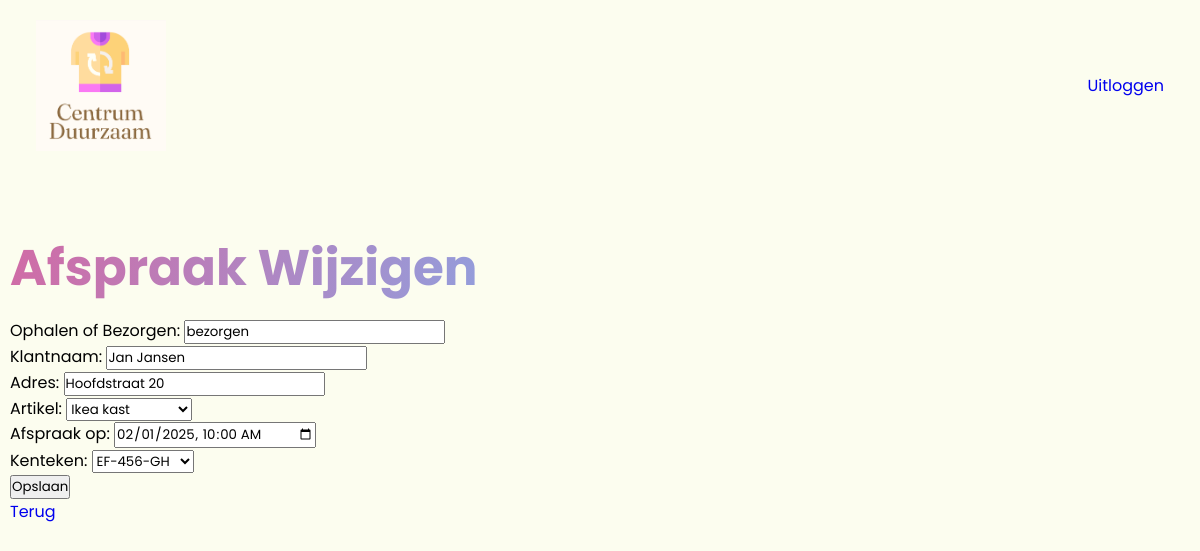
The page /rollenPaginas/afspraakwijzigen.php?id=1 on the database its author committed.
### tables this page shows
CREATE TABLE `planning` (
  `id` int(11) NOT NULL,
  `artikel_id` int(11) DEFAULT NULL,
  `klant_id` int(11) DEFAULT NULL,
  `kenteken` varchar(255) NOT NULL,
  `ophalen_of_bezorgen` enum('ophalen','bezorgen') NOT NULL,
  `afspraak_op` datetime NOT NULL
);

CREATE TABLE `klant` (
  `id` int(11) NOT NULL,
  `naam` varchar(255) NOT NULL,
  `adres` varchar(255) NOT NULL,
  `plaats` varchar(255) NOT NULL,
  `telefoon` varchar(255) NOT NULL,
  `email` varchar(255) NOT NULL,
  `active` tinyint(1) NOT NULL DEFAULT 1
);

CREATE TABLE `artikel` (
  `id` int(11) NOT NULL,
  `naam` varchar(255) NOT NULL,
  `categorie_id` int(11) DEFAULT NULL,
  `prijs_ex_btw` decimal(10,2) DEFAULT NULL,
  `directVerkoopbaar` varchar(10) NOT NULL DEFAULT 'nee',
  `isKapot` varchar(10) NOT NULL DEFAULT 'nee'
);

### classes/planning.php (called while the page is built, shortened)
<?php
require_once "../classes/db.php";
class Planning
{
    private $conn;
    private $table_name = "planning";
    public function __construct()
    {
        $database = new Database();
        $this->conn = $database->getConnection();
    }
    public function getAfspraakById($id)
    {
        $query = "SELECT
                        p.id,
                        k.naam AS klantnaam,
                        k.adres,
                        a.naam AS artikel_naam,
                        p.afspraak_op,
                        p.kenteken,
                        p.ophalen_of_bezorgen,
                        p.klant_id,
                        p.artikel_id
                  FROM " . $this->table_name . " p
                  JOIN klant k ON p.klant_id = k.id
                  JOIN artikel a ON p.artikel_id = a.id
                  WHERE p.id = :id";
        $stmt = $this->conn->prepare($query);
        $stmt->bindParam(":id", $id);
        $stmt->execute();
        return $stmt->fetch(PDO::FETCH_ASSOC);
    }
}

### classes/db.php (called while the page is built, shortened)
<?php
class Database {
    private $db = "localhost";
    private $dbname = "duurzaam";
    private $user = "root";
    private $pass = "";
    public $conn;
    function __construct() {
        try {
            $conn = new PDO("mysql:host=$this->db;dbname=$this->dbname", $this->user, $this->pass);
            $conn->setAttribute(PDO::ATTR_ERRMODE, PDO::ERRMODE_EXCEPTION);
            $this->conn = $conn;
        } catch (PDOException $e){
            echo "Connection failed: " . $e->getMessage();
        }
    }
    public function getConnection() {
        return $this->conn;
    }
}

### rollenPaginas/afspraakwijzigen.php (the view, shortened to what this page needs)
<?php
require_once "../classes/db.php";
require_once '../classes/planning.php';
$database = new Database();
$db = $database->getConnection();
$planning = new Planning($db);
$id = $_GET['id'];
$afspraak = $planning->getAfspraakById($id);
?>
<!DOCTYPE html>
<html lang="nl">
<head>
    <link rel="stylesheet" type="text/css" href="../styles.css">
</head>
<body>
    <?php include '../includes/nav.php'; ?>
    <div class="afspraakWijzigenPagina">
        <h2 style="text-align: left;">Afspraak Wijzigen</h2>
        <form method="post">
            <label>Ophalen of Bezorgen:</label>
            <input type="text" name="ophalen_of_bezorgen" value="<?php echo htmlspecialchars($afspraak['ophalen_of_bezorgen']); ?>" required>
            <br>
            <label>Klantnaam:</label>
            <input type="text" value="<?= htmlspecialchars($afspraak['klantnaam']); ?>" readonly>
            <br>
            <label>Adres:</label>
            <input type="text" value="<?= htmlspecialchars($afspraak['adres']); ?>" readonly>
            <br>
            <label>Artikel:</label>
            <select name="artikel_id" required>
                <?php
                $artikelen = $db->query("SELECT id, naam FROM artikel")->fetchAll(PDO::FETCH_ASSOC);
                foreach ($artikelen as $artikel):
                ?>
                    <option value="<?= $artikel['id'] ?>" <?= ($artikel['id'] == $afspraak['artikel_id']) ? 'selected' : '' ?>>
                        <?= htmlspecialchars($artikel['naam']) ?>
                    </option>
                <?php endforeach; ?>
            </select>
            <br>
            <label>Afspraak op:</label>
            <input type="datetime-local" name="afspraak_op" value="<?php echo htmlspecialchars($afspraak['afspraak_op']); ?>" required>
            <br>
            <label for="kenteken">Kenteken:</label>
            <select name="kenteken" id="kenteken" required>
                <?php
                $kentekens = ["AB-123-CD", "EF-456-GH", "AB-123-CDS"];
                foreach ($kentekens as $kenteken):
                ?>
                    <option value="<?= htmlspecialchars($kenteken) ?>"
                        <?= ($kenteken == $afspraak['kenteken']) ? 'selected' : '' ?>>
                        <?= htmlspecialchars($kenteken) ?>
                    </option>
                <?php endforeach; ?>
            </select>
            <br>
            <button type="submit">Opslaan</button>
        </form>
        <a href="chauffeurPagina.php">Terug</a>
    </div>
</body>
</html>

### styles.css (style rules this page uses)
* { margin: 0; padding: 0; text-decoration: none; box-sizing: border-box; font-family: "Poppins", sans-serif; }
body { display: flex; flex-direction: column; background-color: #fcfdef; min-height: 100dvh; }
.afspraakWijzigenPagina { margin: 10px; }

### rows shown on the page
planning: ophalen_of_bezorgen "bezorgen", klant.naam "Jan Jansen", klant.adres "Hoofdstraat 20", artikel_id "Ikea kast", afspraak_op "02/01/2025 10:00", kenteken "EF-456-GH"
